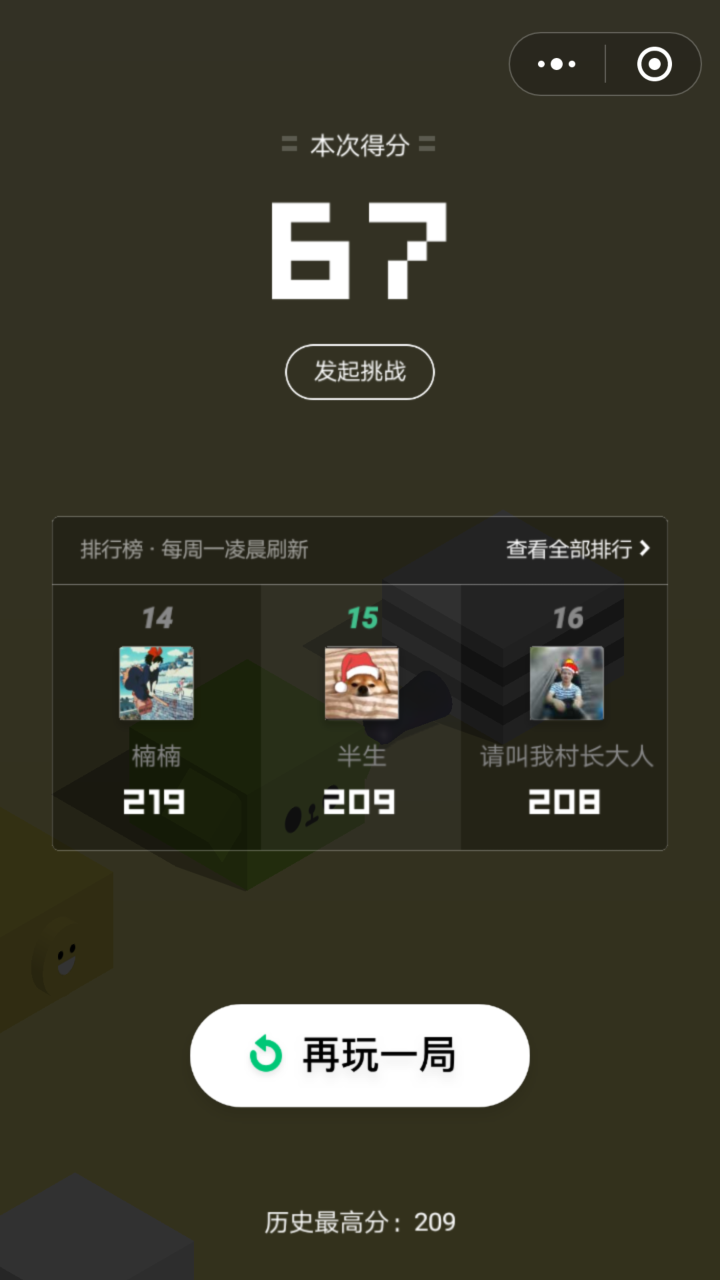
#> input picture current.png, 1440 x 2560 px (shown at 1/2 size)
$ python pos_analyze.py   (older library calls are emulated)
#> lines starting #> are read from the running program, lines starting #| are printed output that depends on the picture; after the words box and inside, x2 and y2 are one past the last pixel; in counts of white or black regions, pixels touching at a corner belong together
#-*- encode:utf-8 -*-
#/bin/python
import cv2
image=cv2.imread('current.png')
#> image is the input picture: shape (2560, 1440, 3); mean B, G, R 44.5, 58.7, 59.9
# transfer image from rgb to gray
gray=cv2.cvtColor(image, cv2.COLOR_BGR2GRAY)

# calculate the sobel of x and y axis.
gradX = cv2.Sobel(gray, ddepth=cv2.CV_32F, dx=1, dy=0, ksize=-1)
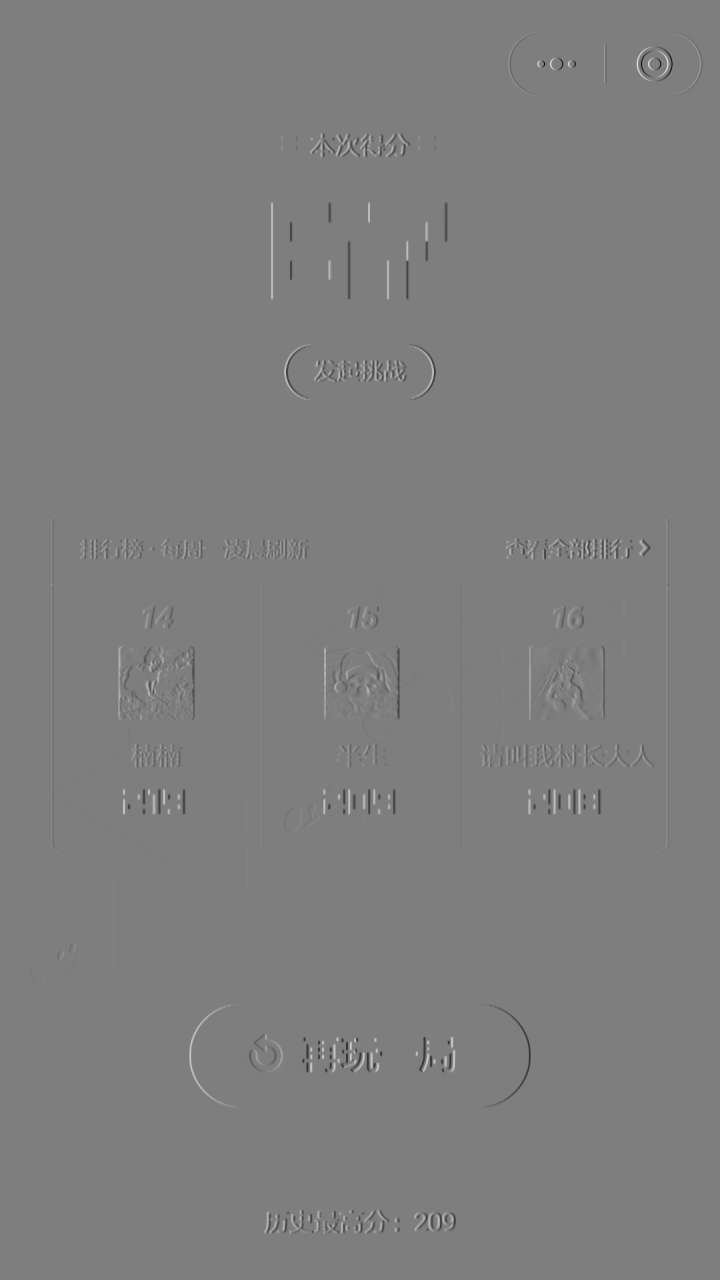
#> gradX: shape (2560, 1440) float32 (shown at 1/2 size); min -3409, max 3472, mean 0; drawn with min black and max white
gradY = cv2.Sobel(gray, ddepth=cv2.CV_32F, dx=0, dy=1, ksize=-1)
gradient = cv2.subtract(gradX, gradY)
gradient = cv2.convertScaleAbs(gradient)
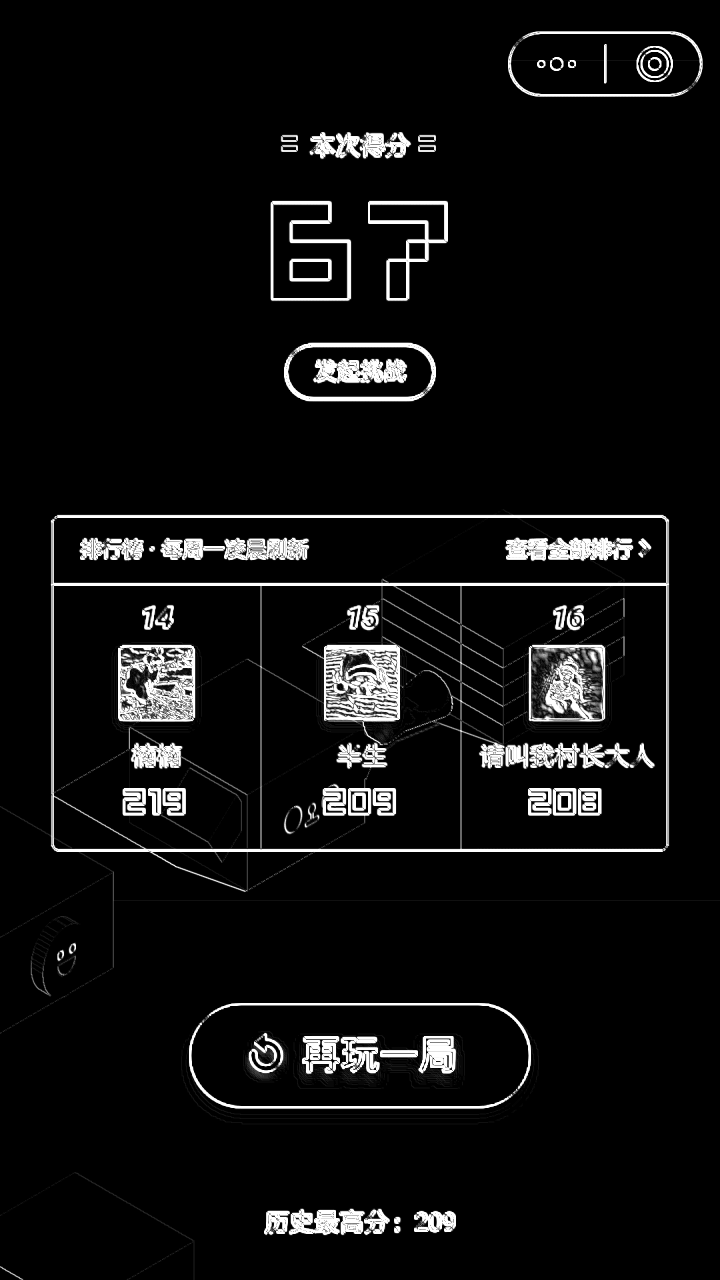
#> gradient: shape (2560, 1440) (shown at 1/2 size); min 0, max 255, mean 15
# blur and threshold the image
blurred = cv2.blur(gradient, (9, 9))
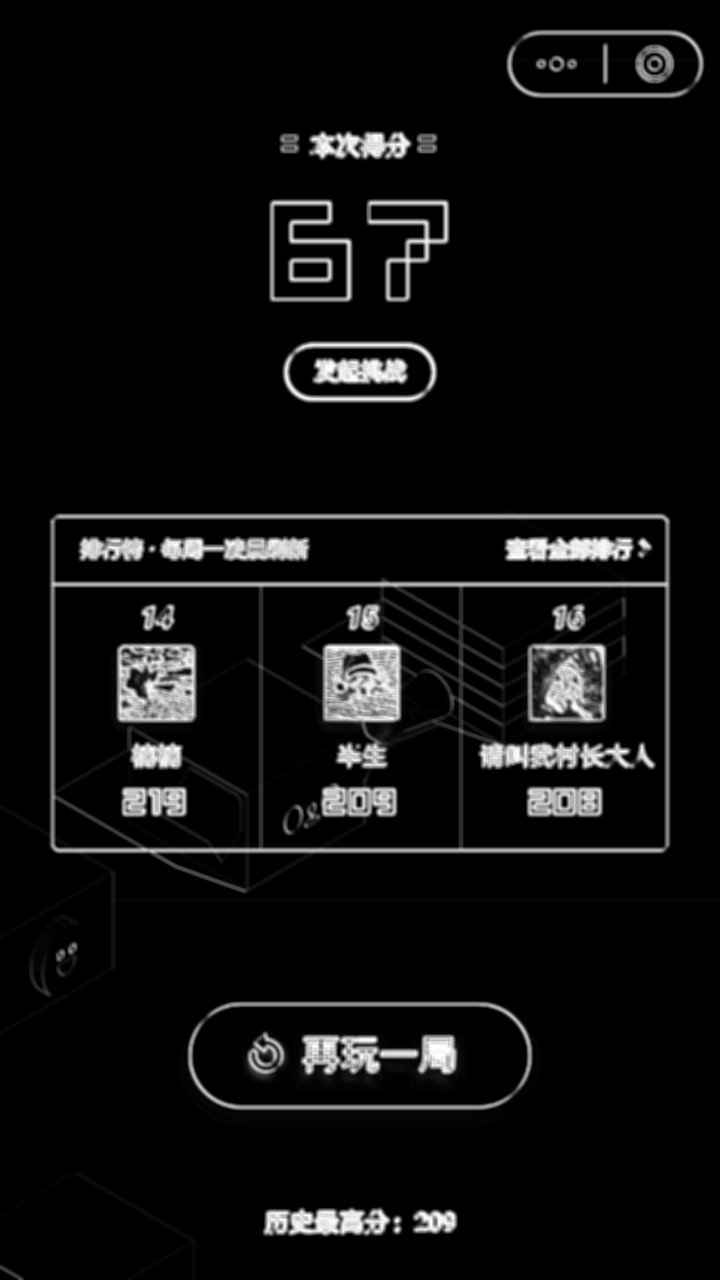
#> blurred: shape (2560, 1440) (shown at 1/2 size); min 0, max 255, mean 15
(_, thresh) = cv2.threshold(blurred, 45, 255, cv2.THRESH_BINARY)
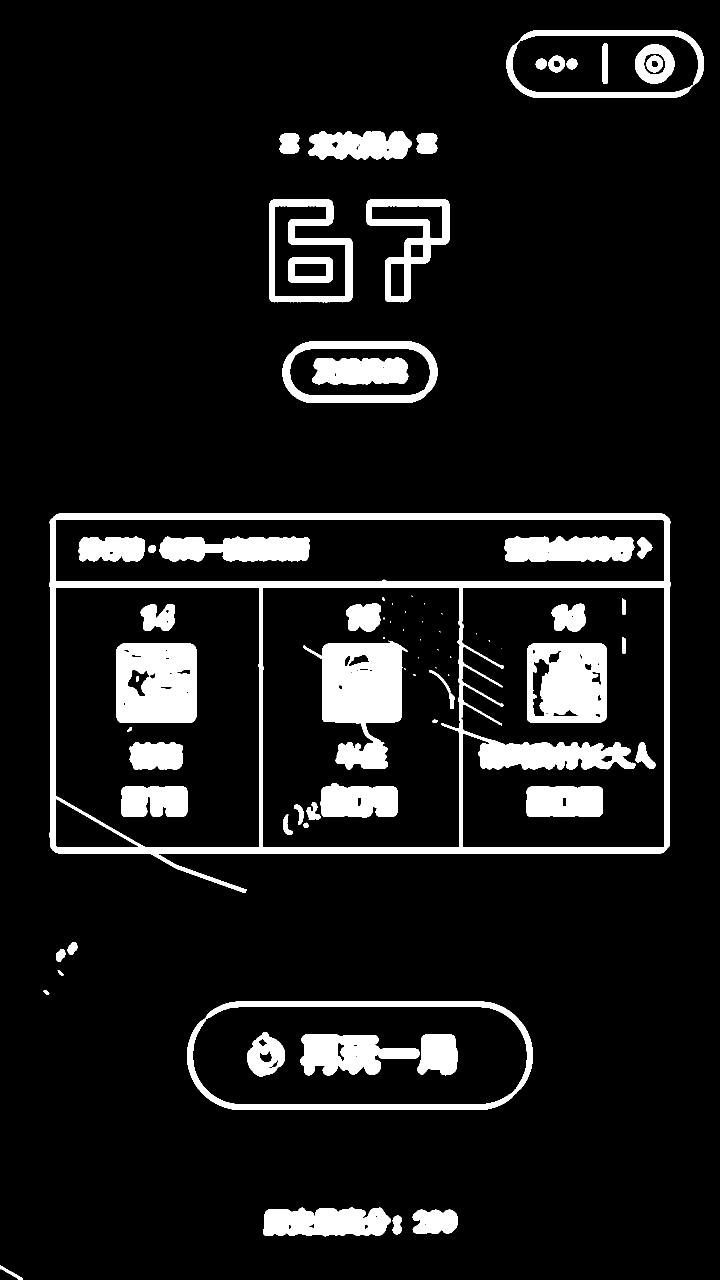
#> thresh: shape (2560, 1440) (shown at 1/2 size); 9.8% white; 78 white regions (22 under 20 px), largest, box (x1, y1, x2, y2) and area: (99, 1027, 1341, 1785) 83281, (606, 1281, 816, 1539) 29454, (233, 1287, 394, 1446) 23598
#resized = cv2.resize(thresh, (0, 0), 0.125, 0.125, cv2.INTER_NEAREST)
fx=0.125
fy=0.125
resized = cv2.resize(thresh, (0, 0), fx=fx, fy=fy, interpolation=cv2.INTER_NEAREST)
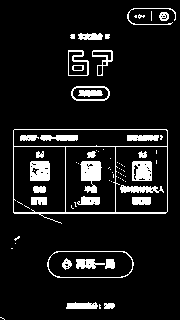
#> resized: shape (320, 180); 9.5% white; 74 white regions (43 under 20 px), largest, box (x1, y1, x2, y2) and area: (13, 129, 168, 224) 947, (80, 161, 102, 193) 466, (30, 161, 50, 181) 364
cv2.imwrite('current_gradx.png', resized)
'''
for i in range(0, 5):
    for j in range(0, 5):
        startx = j * 288
        starty = i * 288 + 680
        f=open('./data/%d_%d' % (i, j), 'w')
        print startx, starty
        for k in range(0, 36):
            for l in range(0, 36):
                starty_1 = starty + k * 8
                startx_1 = startx + l * 8
                colored=0
                nocolor=0
                for x in range(0, 8):
                    for y in range(0, 8):
                        if thresh[starty_1 + x][startx_1 + y] > 0:
                            colored+=1
                        else:
                            nocolor+=1
                if nocolor == 0:
                    f.write('1')
                    continue
                if colored / nocolor >= 1:
                    f.write('1')
                else:
                    f.write('0')
            f.write("\n")
        f.close()
f=open("./data/current", 'w')
for i in range(0, 180):
    for j in range(0, 180):
        startx = j * 8
        starty = i * 8 + 680
        colored=0
        nocolor=0
        for y in range(0, 8):
            for x in range(0, 8):
                if (thresh[starty + y][startx + x]) > 0:
                    colored+= 1
                else:
                    nocolor+=1
        if nocolor == 0:
            f.write('1')
            continue
        if colored / nocolor >= 1:
            f.write('1')
        else:
            f.write('0')
    f.write('\n')
f.close()
'''
